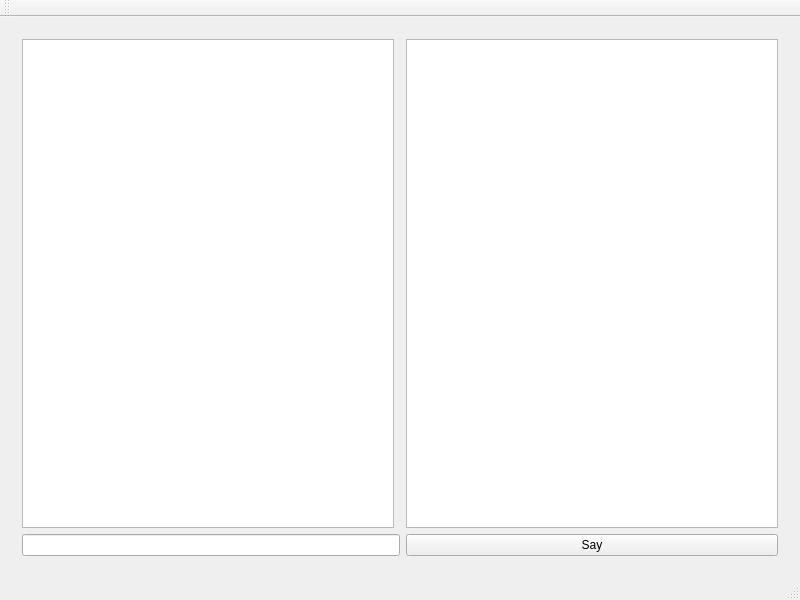
<?xml version="1.0" encoding="UTF-8"?>
<ui version="4.0">
 <class>MainWindow</class>
 <widget class="QMainWindow" name="MainWindow">
  <property name="geometry">
   <rect>
    <x>0</x>
    <y>0</y>
    <width>800</width>
    <height>600</height>
   </rect>
  </property>
  <property name="windowTitle">
   <string>MainWindow</string>
  </property>
  <widget class="QWidget" name="centralWidget">
   <layout class="QHBoxLayout" name="horizontalLayout_3">
    <item>
     <widget class="QStackedWidget" name="stackedWidget">
      <widget class="QWidget" name="chatPage">
       <layout class="QGridLayout" name="gridLayout">
        <item row="1" column="0" colspan="2">
         <widget class="QLineEdit" name="sayLineEdit"/>
        </item>
        <item row="1" column="2">
         <widget class="QPushButton" name="sayPushButton">
          <property name="text">
           <string>Say</string>
          </property>
         </widget>
        </item>
        <item row="0" column="2">
         <widget class="QListWidget" name="listWidget"/>
        </item>
        <item row="0" column="0">
         <widget class="QTextEdit" name="roomTextEdit"/>
        </item>
       </layout>
      </widget>
      <widget class="QWidget" name="loginPage">
       <layout class="QGridLayout" name="gridLayout_2">
        <item row="0" column="1">
         <spacer name="verticalSpacer">
          <property name="orientation">
           <enum>Qt::Vertical</enum>
          </property>
          <property name="sizeHint" stdset="0">
           <size>
            <width>20</width>
            <height>156</height>
           </size>
          </property>
         </spacer>
        </item>
        <item row="1" column="0">
         <spacer name="horizontalSpacer">
          <property name="orientation">
           <enum>Qt::Horizontal</enum>
          </property>
          <property name="sizeHint" stdset="0">
           <size>
            <width>290</width>
            <height>20</height>
           </size>
          </property>
         </spacer>
        </item>
        <item row="1" column="1">
         <widget class="QFrame" name="frame">
          <property name="frameShape">
           <enum>QFrame::StyledPanel</enum>
          </property>
          <property name="frameShadow">
           <enum>QFrame::Raised</enum>
          </property>
          <layout class="QVBoxLayout" name="verticalLayout_2">
           <item>
            <layout class="QVBoxLayout" name="verticalLayout">
             <item>
              <layout class="QHBoxLayout" name="horizontalLayout">
               <item>
                <widget class="QLabel" name="ServerName">
                 <property name="text">
                  <string>Server Name</string>
                 </property>
                </widget>
               </item>
               <item>
                <widget class="QLineEdit" name="ServerLineEdit"/>
               </item>
              </layout>
             </item>
             <item>
              <layout class="QHBoxLayout" name="horizontalLayout_2">
               <item>
                <widget class="QLabel" name="UserName">
                 <property name="text">
                  <string>User Name   </string>
                 </property>
                </widget>
               </item>
               <item>
                <widget class="QLineEdit" name="UserlineEdit"/>
               </item>
              </layout>
             </item>
             <item>
              <widget class="QPushButton" name="pushButton">
               <property name="text">
                <string>Login</string>
               </property>
              </widget>
             </item>
            </layout>
           </item>
          </layout>
         </widget>
        </item>
        <item row="1" column="2">
         <spacer name="horizontalSpacer_2">
          <property name="orientation">
           <enum>Qt::Horizontal</enum>
          </property>
          <property name="sizeHint" stdset="0">
           <size>
            <width>240</width>
            <height>20</height>
           </size>
          </property>
         </spacer>
        </item>
        <item row="2" column="1">
         <spacer name="verticalSpacer_2">
          <property name="orientation">
           <enum>Qt::Vertical</enum>
          </property>
          <property name="sizeHint" stdset="0">
           <size>
            <width>20</width>
            <height>236</height>
           </size>
          </property>
         </spacer>
        </item>
       </layout>
      </widget>
     </widget>
    </item>
   </layout>
  </widget>
  <widget class="QMenuBar" name="menuBar">
   <property name="geometry">
    <rect>
     <x>0</x>
     <y>0</y>
     <width>800</width>
     <height>21</height>
    </rect>
   </property>
  </widget>
  <widget class="QToolBar" name="mainToolBar">
   <attribute name="toolBarArea">
    <enum>TopToolBarArea</enum>
   </attribute>
   <attribute name="toolBarBreak">
    <bool>false</bool>
   </attribute>
  </widget>
  <widget class="QStatusBar" name="statusBar"/>
 </widget>
 <layoutdefault spacing="6" margin="11"/>
 <resources/>
 <connections/>
</ui>
